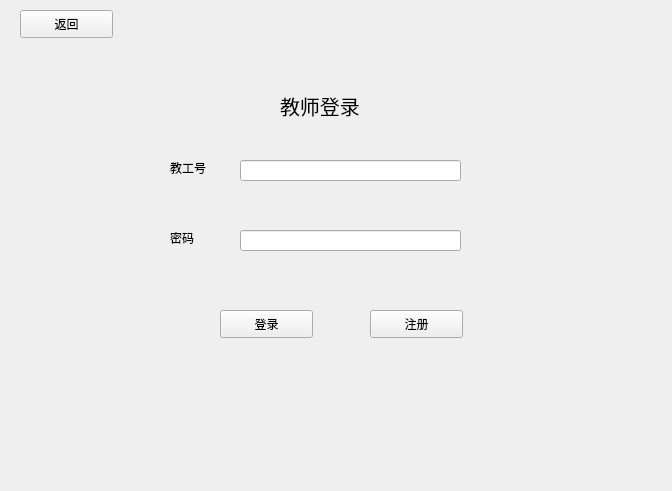
<?xml version="1.0" encoding="UTF-8"?>
<ui version="4.0">
 <class>tea</class>
 <widget class="QWidget" name="tea">
  <property name="geometry">
   <rect>
    <x>0</x>
    <y>0</y>
    <width>672</width>
    <height>491</height>
   </rect>
  </property>
  <property name="windowTitle">
   <string>Form</string>
  </property>
  <widget class="QLabel" name="label_3">
   <property name="geometry">
    <rect>
     <x>280</x>
     <y>80</y>
     <width>131</width>
     <height>51</height>
    </rect>
   </property>
   <property name="font">
    <font>
     <pointsize>15</pointsize>
    </font>
   </property>
   <property name="text">
    <string>教师登录</string>
   </property>
  </widget>
  <widget class="QPushButton" name="pushButton">
   <property name="geometry">
    <rect>
     <x>220</x>
     <y>310</y>
     <width>93</width>
     <height>28</height>
    </rect>
   </property>
   <property name="text">
    <string>登录</string>
   </property>
  </widget>
  <widget class="QLabel" name="label">
   <property name="geometry">
    <rect>
     <x>170</x>
     <y>160</y>
     <width>61</width>
     <height>16</height>
    </rect>
   </property>
   <property name="text">
    <string>教工号</string>
   </property>
  </widget>
  <widget class="QLineEdit" name="lineEditNum">
   <property name="geometry">
    <rect>
     <x>240</x>
     <y>160</y>
     <width>221</width>
     <height>21</height>
    </rect>
   </property>
  </widget>
  <widget class="QLabel" name="label_2">
   <property name="geometry">
    <rect>
     <x>170</x>
     <y>230</y>
     <width>72</width>
     <height>15</height>
    </rect>
   </property>
   <property name="text">
    <string>密码</string>
   </property>
  </widget>
  <widget class="QLineEdit" name="lineEditNum_2">
   <property name="geometry">
    <rect>
     <x>240</x>
     <y>230</y>
     <width>221</width>
     <height>21</height>
    </rect>
   </property>
  </widget>
  <widget class="QPushButton" name="pushButton_2">
   <property name="geometry">
    <rect>
     <x>370</x>
     <y>310</y>
     <width>93</width>
     <height>28</height>
    </rect>
   </property>
   <property name="text">
    <string>注册</string>
   </property>
  </widget>
  <widget class="QPushButton" name="pushButton_3">
   <property name="geometry">
    <rect>
     <x>20</x>
     <y>10</y>
     <width>93</width>
     <height>28</height>
    </rect>
   </property>
   <property name="text">
    <string>返回</string>
   </property>
  </widget>
 </widget>
 <resources/>
 <connections/>
</ui>
